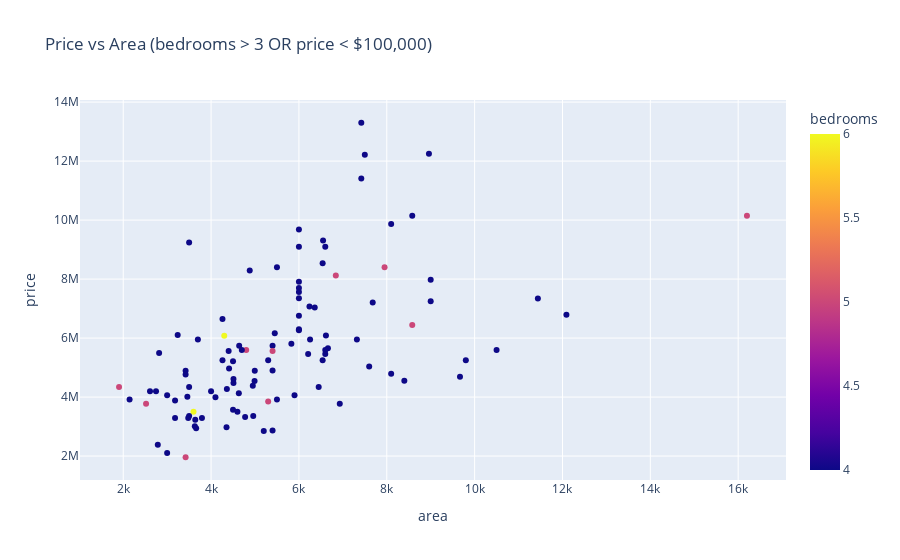

Notebook code for this chart:
### Code cell
filtered_df = df[(df['bedrooms'] > 3) | (df['price'] < 100000)]

# Plot filtered data
fig = px.scatter(filtered_df, x='area', y='price', color='bedrooms',
                 title='Price vs Area (bedrooms > 3 OR price < $100,000)')
fig.show()
